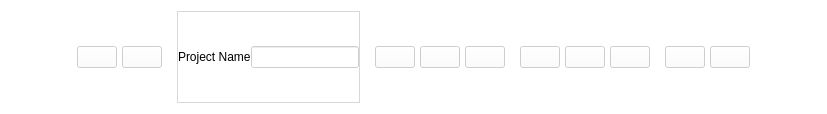
<?xml version="1.0" encoding="UTF-8"?>
<ui version="4.0">
 <class>TopMenu</class>
 <widget class="QWidget" name="TopMenu">
  <property name="geometry">
   <rect>
    <x>0</x>
    <y>0</y>
    <width>827</width>
    <height>114</height>
   </rect>
  </property>
  <property name="windowTitle">
   <string>Form</string>
  </property>
  <property name="styleSheet">
   <string notr="true">background: #aaffffff;</string>
  </property>
  <layout class="QHBoxLayout" name="horizontalLayout_7">
   <property name="spacing">
    <number>15</number>
   </property>
   <item>
    <spacer name="horizontalSpacer">
     <property name="orientation">
      <enum>Qt::Horizontal</enum>
     </property>
     <property name="sizeHint" stdset="0">
      <size>
       <width>40</width>
       <height>20</height>
      </size>
     </property>
    </spacer>
   </item>
   <item>
    <layout class="QHBoxLayout" name="horizontalLayout_6">
     <property name="spacing">
      <number>5</number>
     </property>
     <item>
      <widget class="QPushButton" name="undoButton">
       <property name="text">
        <string/>
       </property>
       <property name="icon">
        <iconset resource="../share/icons.qrc">
         <normaloff>:/icons/icons/arrow-arc-left-light.svg</normaloff>:/icons/icons/arrow-arc-left-light.svg</iconset>
       </property>
      </widget>
     </item>
     <item>
      <widget class="QPushButton" name="redoButton">
       <property name="icon">
        <iconset resource="../share/icons.qrc">
         <normaloff>:/icons/icons/arrow-arc-right-light.svg</normaloff>:/icons/icons/arrow-arc-right-light.svg</iconset>
       </property>
      </widget>
     </item>
    </layout>
   </item>
   <item>
    <widget class="QFrame" name="frame">
     <property name="frameShape">
      <enum>QFrame::StyledPanel</enum>
     </property>
     <property name="frameShadow">
      <enum>QFrame::Raised</enum>
     </property>
     <layout class="QHBoxLayout" name="horizontalLayout_2">
      <property name="spacing">
       <number>0</number>
      </property>
      <property name="leftMargin">
       <number>0</number>
      </property>
      <property name="rightMargin">
       <number>0</number>
      </property>
      <item>
       <widget class="QLabel" name="projectNameLabel">
        <property name="text">
         <string>Project Name</string>
        </property>
       </widget>
      </item>
      <item>
       <widget class="QLineEdit" name="projectName"/>
      </item>
     </layout>
    </widget>
   </item>
   <item>
    <layout class="QHBoxLayout" name="horizontalLayout_5">
     <property name="spacing">
      <number>15</number>
     </property>
     <item>
      <layout class="QHBoxLayout" name="horizontalLayout">
       <property name="spacing">
        <number>5</number>
       </property>
       <item>
        <widget class="QPushButton" name="alignLeft">
         <property name="text">
          <string/>
         </property>
         <property name="icon">
          <iconset resource="../share/icons.qrc">
           <normaloff>:/icons/icons/align-left-light.svg</normaloff>:/icons/icons/align-left-light.svg</iconset>
         </property>
         <property name="iconSize">
          <size>
           <width>24</width>
           <height>24</height>
          </size>
         </property>
        </widget>
       </item>
       <item>
        <widget class="QPushButton" name="alignHCenter">
         <property name="icon">
          <iconset resource="../share/icons.qrc">
           <normaloff>:/icons/icons/align-center-horizontal-light.svg</normaloff>:/icons/icons/align-center-horizontal-light.svg</iconset>
         </property>
         <property name="iconSize">
          <size>
           <width>24</width>
           <height>24</height>
          </size>
         </property>
        </widget>
       </item>
       <item>
        <widget class="QPushButton" name="alignRight">
         <property name="icon">
          <iconset resource="../share/icons.qrc">
           <normaloff>:/icons/icons/align-right-light.svg</normaloff>:/icons/icons/align-right-light.svg</iconset>
         </property>
         <property name="iconSize">
          <size>
           <width>24</width>
           <height>24</height>
          </size>
         </property>
        </widget>
       </item>
      </layout>
     </item>
     <item>
      <layout class="QHBoxLayout" name="horizontalLayout_3">
       <property name="spacing">
        <number>5</number>
       </property>
       <item>
        <widget class="QPushButton" name="alignTop">
         <property name="icon">
          <iconset resource="../share/icons.qrc">
           <normaloff>:/icons/icons/align-top-light.svg</normaloff>:/icons/icons/align-top-light.svg</iconset>
         </property>
         <property name="iconSize">
          <size>
           <width>24</width>
           <height>24</height>
          </size>
         </property>
        </widget>
       </item>
       <item>
        <widget class="QPushButton" name="alignVCenter">
         <property name="icon">
          <iconset resource="../share/icons.qrc">
           <normaloff>:/icons/icons/align-center-vertical-light.svg</normaloff>:/icons/icons/align-center-vertical-light.svg</iconset>
         </property>
         <property name="iconSize">
          <size>
           <width>24</width>
           <height>24</height>
          </size>
         </property>
        </widget>
       </item>
       <item>
        <widget class="QPushButton" name="alignBottom">
         <property name="styleSheet">
          <string/>
         </property>
         <property name="icon">
          <iconset resource="../share/icons.qrc">
           <normaloff>:/icons/icons/align-bottom-light.svg</normaloff>:/icons/icons/align-bottom-light.svg</iconset>
         </property>
         <property name="iconSize">
          <size>
           <width>24</width>
           <height>24</height>
          </size>
         </property>
        </widget>
       </item>
      </layout>
     </item>
     <item>
      <layout class="QHBoxLayout" name="horizontalLayout_4">
       <property name="spacing">
        <number>5</number>
       </property>
       <item>
        <widget class="QPushButton" name="distributeVertically">
         <property name="text">
          <string/>
         </property>
         <property name="icon">
          <iconset resource="../share/icons.qrc">
           <normaloff>:/icons/icons/dots-three-outline-vertical-light.svg</normaloff>:/icons/icons/dots-three-outline-vertical-light.svg</iconset>
         </property>
         <property name="iconSize">
          <size>
           <width>24</width>
           <height>24</height>
          </size>
         </property>
        </widget>
       </item>
       <item>
        <widget class="QPushButton" name="distributeHorizontally">
         <property name="icon">
          <iconset resource="../share/icons.qrc">
           <normaloff>:/icons/icons/dots-three-outline-light.svg</normaloff>:/icons/icons/dots-three-outline-light.svg</iconset>
         </property>
         <property name="iconSize">
          <size>
           <width>24</width>
           <height>24</height>
          </size>
         </property>
        </widget>
       </item>
      </layout>
     </item>
    </layout>
   </item>
   <item>
    <spacer name="horizontalSpacer_2">
     <property name="orientation">
      <enum>Qt::Horizontal</enum>
     </property>
     <property name="sizeHint" stdset="0">
      <size>
       <width>40</width>
       <height>20</height>
      </size>
     </property>
    </spacer>
   </item>
  </layout>
 </widget>
 <resources>
  <include location="../share/icons.qrc"/>
 </resources>
 <connections/>
</ui>
